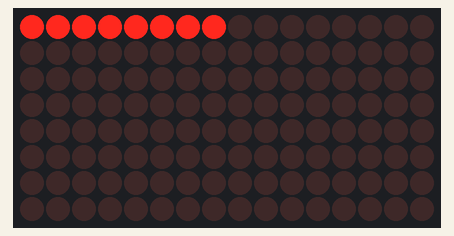
This sketch was run on a simulated Arduino Uno, built with avr-gcc and run on an emulated ATmega328P. Parts: 16×8 LED matrix.

Above: at 0.01 s.
At 0.55 s:
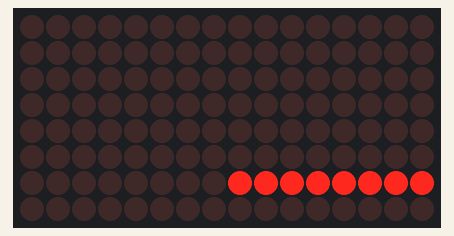
At 1.19 s:
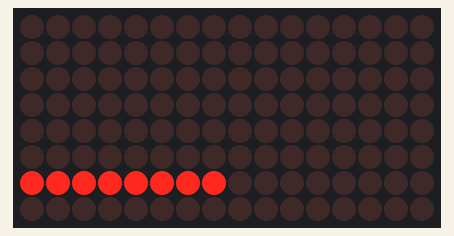

Measured:
- by itself, everything shown: repeats every 0.85 s, in 16 steps

The sketch:

segxelHardwareBug.ino
```cpp
/*
 * LED test SEGXEL
 *
 *  CHIP 0
 *
 *    00  00  00  00  00  00  00  00
 *  01  01  01  01  01  01  01  01
 *    02  02  02  02  02  02  02  02
 *  03  03  03  03  03  03  03  03
 *    04  04  04  04  04  04  04  04
 *  05  05  05  05  05  05  05  05
 *    06  06  06  06  06  06  06  06
 *  07  07  07  07  07  07  07  07
 *    15  15  15  15  xx  15  15  15
 *  08  08  08  08  08  08  08  08
 *    09  09  09  09  09  09  09  09
 *  10  10  10  10  10  10  10  10
 *    11  11  11  11  11  11  11  11
 *  12  12  12  12  12  12  12  12
 *    13  13  13  13  13  13  13  13
 *  14  14  14  14  14  14  14  14
 *
 *  THe LED on chip 1, line 0, column 4 is misplaced.
 */

#include "LedControl.h"

/*
 pin 12 is connected to the DataIn
 pin 11 is connected to the CLK
 pin 10 is connected to LOAD
 We have only a single MAX72XX.
 */
LedControl lc=LedControl(12,11,10,2);

unsigned long delaytime=10;

void setup() {
   int devices=lc.getDeviceCount();
  for(int address=0;address<devices;address++) {
    lc.shutdown(address,false);
    lc.setIntensity(address,8);
    lc.clearDisplay(address);
  }
  lc.shutdown(0,false);
  lc.shutdown(1,false);
  lc.setIntensity(0,5);
  lc.setIntensity(1,5);
  lc.clearDisplay(0);
  lc.clearDisplay(1);
}

void lines(){
  // Show lines scanning from top to bottom
  for(int line=0;line<8;line++){
    for(int column=0;column<8;column++){
      lc.setLed(0,line,column,true);
    }
    delay(50);
    lc.clearDisplay(0);
  }
  for(int column=0;column<8;column++){
    lc.setLed(1,0,column,true);
  }
  delay(50);
  lc.clearDisplay(1);
  for(int line=7;line>0;line--){
    for(int column=0;column<8;column++){
      lc.setLed(1,line,column,true);
    }
    delay(50);
    lc.clearDisplay(1);
  }
}

void loop() {
  lines();
}
```
